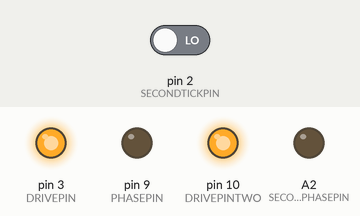
This sketch was run on a simulated Arduino Uno, built with avr-gcc and run on an emulated ATmega328P. Shown: output pins drawn as LEDs (lit = HIGH). Inputs (shaded band) come from the test bench; at power-on: pin 2 (SECONDTICKPIN) LOW.

Above: at 1.2 s.
1.3 s: pin 2 (SECONDTICKPIN) driven HIGH
At 2.6 s:
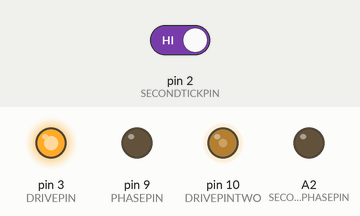
Timing chart, 0 to 4.3 s (numbered marks = the images above; inputs shaded):
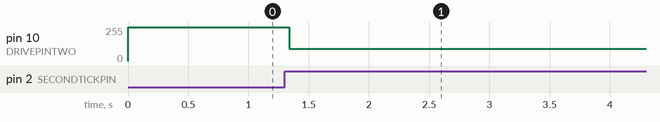

Measured:
- after the input at 1.3 s, pin 10 (DRIVEPINTWO): 255/255 → 91/255 at once

The sketch:

motortest12.ino
```cpp
#define TICKPIN 7
#define DRIVEPIN 3
#define PHASEPIN 9
#define SECONDTICKPIN 2
#define DRIVEPINTWO 10
#define SECONDPHASEPIN A2


void anything(int pwm, int tickdelta);

volatile int counter1 = 0;
volatile int counter2 = 0;
int x = 0;

void setup() {
 Serial.begin(9600);
 pinMode(TICKPIN, INPUT);
 pinMode(SECONDTICKPIN, INPUT);
 attachInterrupt(digitalPinToInterrupt(TICKPIN), onTick, RISING);
 attachInterrupt(digitalPinToInterrupt(SECONDTICKPIN), onTickTwo, RISING);
 pinMode(PHASEPIN, OUTPUT);
 pinMode(SECONDPHASEPIN, OUTPUT);
 analogWrite(DRIVEPIN, 255);
 analogWrite(DRIVEPINTWO, 255);

}

void loop() {
  /*
  digitalWrite(PHASEPIN, HIGH);
  analogWrite(DRIVEPIN, 255-x);
  delay(5000);
  //digitalWrite(PHASEPIN, LOW);
 // delay(1000);
 Serial.print(255-x);
 Serial.print("\t");
 Serial.println(counter);
 counter = 0;
 x+=10;
 */
 othermotor(255, 3000);

 delay(1000);


}

void anything(int pwm, int tickdelta) {

  counter1 = 0;
  analogWrite(DRIVEPIN, pwm);
  while (counter1 < tickdelta) {
    delay(1);
    }
  analogWrite(DRIVEPIN, 0);
  Serial.println(counter1);
}

void othermotor(int pwm, int tickdelta) {

  counter1 = 0;
  counter2 = 0;

  while (counter2 < tickdelta || counter1 < tickdelta) {

    analogWrite(DRIVEPIN, pwm);
    analogWrite(DRIVEPINTWO, pwm);

      if (counter1 > counter2)
      {
         analogWrite(DRIVEPIN, 0);
      }
      else if (counter1 < counter2)
      {
        analogWrite(DRIVEPINTWO, 0);
      }


  }
  analogWrite(DRIVEPIN, 0);
  analogWrite(DRIVEPINTWO, 0);

}


void onTick(){

  counter1++;

}

void onTickTwo(){
  counter2++;
}
```
